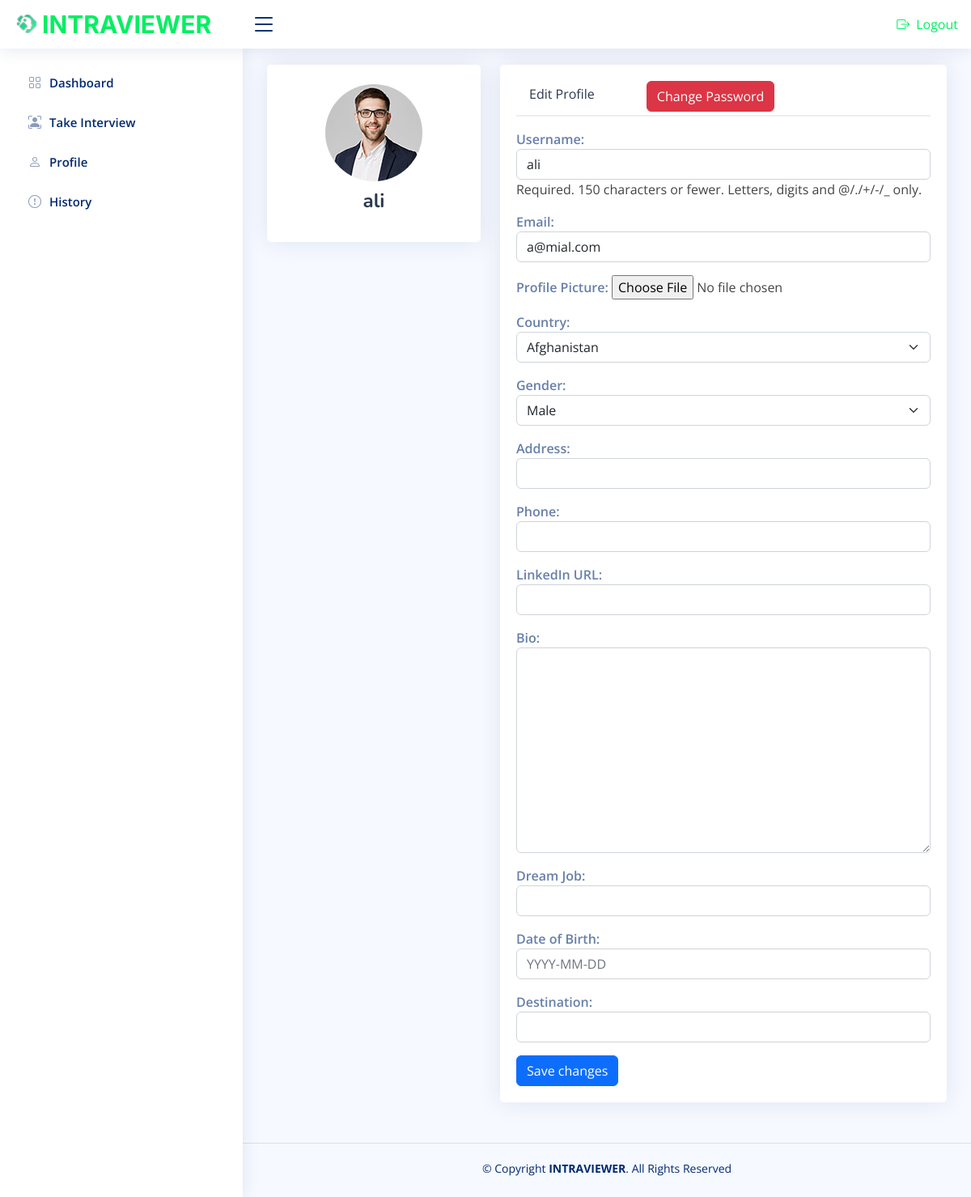
/userprofile/ (signed in), run on an earlier commit of the app's database.
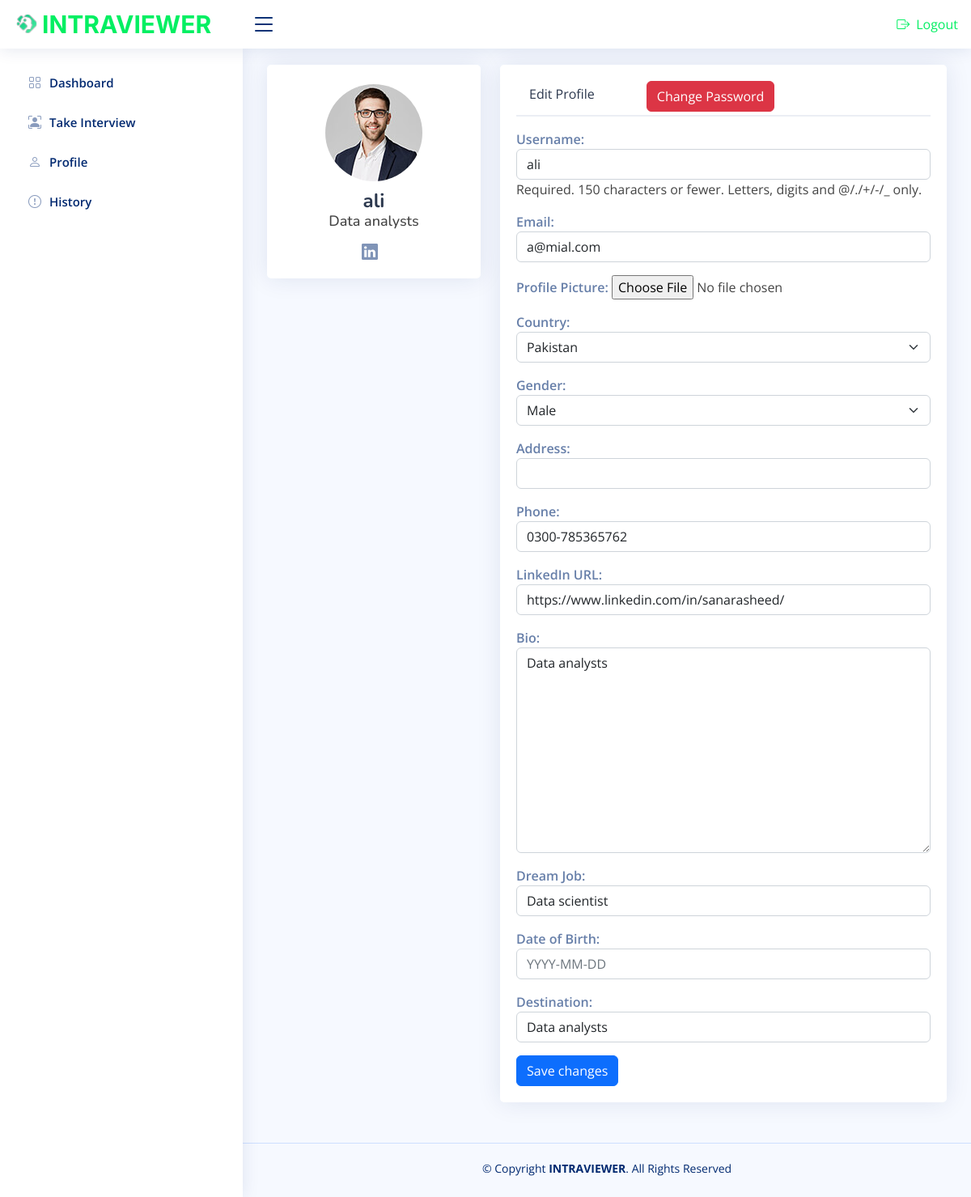
And on a later commit of the database.
### core/models.py (models this page shows, shortened)
class Profile(models.Model):
    user = models.OneToOneField(User, on_delete=models.CASCADE)
    gender = models.CharField(max_length=10, choices=GENDER_CHOICE, blank=True)
    country = models.CharField(max_length=50, choices=COUNTRY_CHOICES, blank=True)
    destination = models.CharField(max_length=50, blank=True)
    linkedin_url = models.URLField(blank=True)
    bio = models.TextField(max_length=500, blank=True)
    date_of_birth = models.DateField(blank=True, null=True)
    Dream_Job = models.CharField(max_length=50, blank=True)
    phone = models.CharField(max_length=30, blank=True)
    image = models.ImageField(upload_to='profile_pics' , blank=True)
    address= models.CharField(max_length=100, blank=True)

### core/views.py (the view, shortened to what this page needs)
# urls.py: path('userprofile/', ProfileView.as_view(), name='userprofile'),
class ProfileView(View):
    def dispatch(self, request, *args, **kwargs):
        if not request.user.is_authenticated:
            return redirect('login')
        return super().dispatch(request, *args, **kwargs)
    def get(self, request):
        try:
            profile = request.user.profile
        except ObjectDoesNotExist:
            profile = None
        user_form = UserForm(instance=request.user)
        profile_form = ProfileForm(instance=profile)
        return render(request, 'core/userprofile.html', {'userprofile': user_form, 'profileform': profile_form})

### core/forms.py
class UserForm(forms.ModelForm):
    class Meta:
        model = User
        fields = ['username', 'email']
        labels = {'username': 'Username', 'email': 'Email'}
        widgets = {'username': forms.TextInput(attrs={'class': 'form-control'}), 'email': forms.EmailInput(attrs={'class': 'form-control'})}

### core/templates/core/userprofile.html (shortened to what this page needs)
{% extends 'core/userbase.html' %}
{% load static %}
    {% block Profile_Section %}
    <section class="section profile">
      <div class="row">
        <div class="col-xl-4">
              <div class="card">
                <form method="POST" enctype="multipart/form-data">
                  <div class="card-body profile-card pt-4 d-flex flex-column align-items-center">
                      {% if user.profile.image %}
                          <img src="{{ user.profile.image.url }}" alt="Profile" class="rounded-circle">
                      {% else %}
                          <img src="{% static "core/UserAssets/img/profile-img.jpg" %}" alt="Profile" class="rounded-circle">
                      {% endif %}
                      <h2>{{ user.username }}</h2>
                      <h3>{{ user.profile.destination }}</h3>
                      <div class="social-links mt-2">
                          {% if user.profile.linkedin_url %}
                              <a href="{{ user.profile.linkedin_url }}" class="linkedin"><i class="bi bi-linkedin"></i></a>
                          {% endif %}
                      </div>
                  </div>
                </form>
              </div>
          </div>
        <div class="col-xl-8">
          <div class="card">
            <div class="card-body pt-3">
              <ul class="nav nav-tabs nav-tabs-bordered">
                <li class="nav-item">
                  <button class="nav-link"  data-bs-toggle="tab" data-bs-target="#profile-edit">Edit Profile</button>
                </li>
                <li class="nav-item">
                <button type="button" class="btn btn-danger m-1 mx-5"><a class="text-white"  href={% url 'passwordchange' %}>  Change Password</a></button>
                 </li>
              </ul>
          <div class="tab-pane  profile-edit pt-3 active" id="profile-edit">
                <form method="post" enctype="multipart/form-data">
                  {{ userprofile.as_p }}
                  {{ profileform.as_p }}
                  <button type="submit" class="btn btn-primary">Save changes</button>
              </form>
              </div>
            </div>
          </div>
        </div>
      </div>
  </section>
{% endblock Profile_Section %}

What changed in the data, as far as the page shows it:
added Profile: country "Pakistan", gender "Male", phone "0300-785365762", linkedin_url "https://www.linkedin.com/in/sanarasheed/", bio "Data analysts", Dream_Job "Data scientist", destination "Data analysts"
Also different on the page:
{{ user.profile.destination }}: (not shown) → "Data analysts"
form field country: "Afghanistan" → (not shown)
form field gender: "Male" → (not shown)
